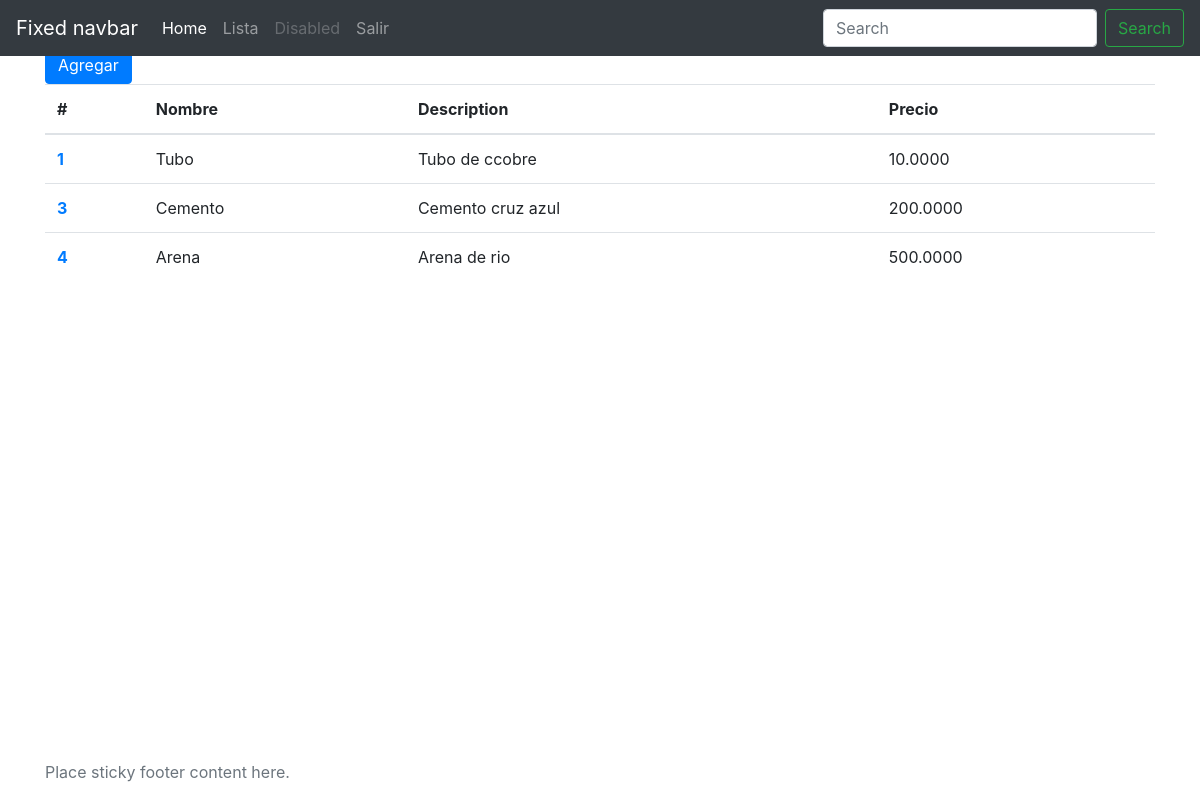
Before: /products/list/ (signed in) with the older database file.
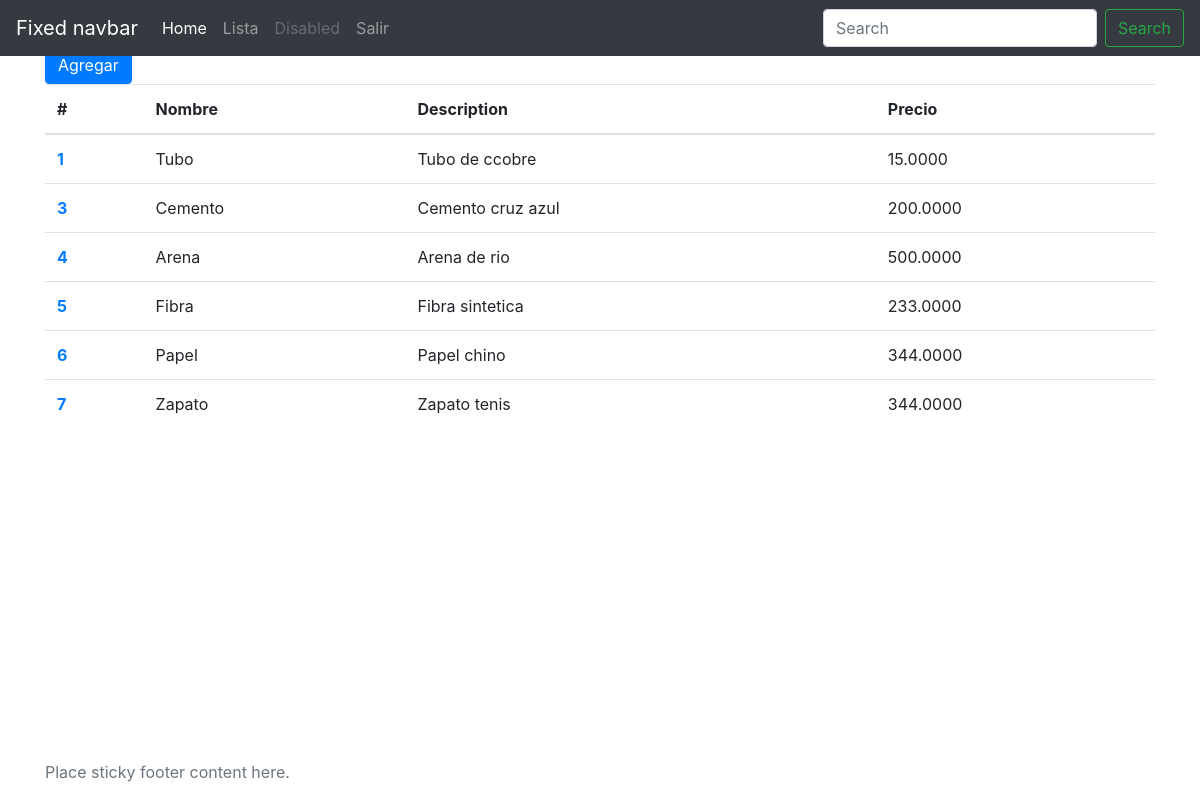
After: the same page with the newer database file.
### products/models.py (models this page shows, shortened)
class Product(models.Model):
    name = models.CharField(max_length=100, blank=True, null=True)
    description = models.CharField(max_length=100, blank=True, null=True)
    price = models.DecimalField(max_digits=8, decimal_places=4, default=0.00)
    is_active = models.BooleanField(default=1)

### products/views.py (the view)
# urls.py: path('list/', products_list_view, name="list-products-view"),
def products_list_view(request):
    products = Product.objects.all()
    context = {
        "products": products
    }
    return render(request, "product/list.html", context=context)

### templates/product/list.html
{% extends "base.html" %}
{% block content %}
<h2>Lista de Productos</h2>
<a class="btn btn-primary" href="{% url 'create-product-view' %}">Agregar</a>
<table class="table">
    <thead>
    <tr>
      <th scope="col">#</th>
      <th scope="col">Nombre</th>
      <th scope="col">Description</th>
      <th scope="col">Precio</th>
    </tr>
  </thead>
  <tbody>
  {% for product in products %}
    <tr>
      <th scope="row"><a href="{% url 'update-product-view' product_id=product.id %}">{{product.id}}<a/></th>
      <td>{{product.name}}</td>
      <td>{{product.description}}</td>
      <td>{{product.price}}</td>
    </tr>
  {% endfor %}
  </tbody>
</table>
{% endblock %}

### templates/base.html (shortened to what this page needs)
<!doctype html>
<html lang="en" class="h-100">
  <head>
<link href="https://getbootstrap.com/docs/4.6/dist/css/bootstrap.min.css" rel="stylesheet">
    <link href="https://getbootstrap.com/docs/4.6/examples/sticky-footer-navbar/sticky-footer-navbar.css" rel="stylesheet">
  </head>
  <body class="d-flex flex-column h-100">
{% if request.user.is_authenticated %}
<header>
{% include "nav_bar.html" %}
</header>
<main role="main" class="flex-shrink-0">
  <div class="container">
    {% block content %}{% endblock%}
  </div>
</main>
<footer class="footer mt-auto py-3">
  <div class="container">
    <span class="text-muted">Place sticky footer content here.</span>
  </div>
</footer>
{% else %}
{% include "login.html" %}
{% endif %}
  </body>
</html>

### templates/nav_bar.html (shortened to what this page needs)
<nav class="navbar navbar-expand-md navbar-dark fixed-top bg-dark">
    <a class="navbar-brand" href="#">Fixed navbar</a>
    <div class="collapse navbar-collapse" id="navbarCollapse">
      <ul class="navbar-nav mr-auto">
        <li class="nav-item active">
          <a class="nav-link" href="/">Home <span class="sr-only">(current)</span></a>
        </li>
        <li class="nav-item">
          <a class="nav-link" href="{% url 'list-products-view' %}">Lista</a>
        </li>
        <li class="nav-item">
          <a class="nav-link disabled">Disabled</a>
        </li>
          <li class="nav-item">
          <a class="nav-link" href="{% url 'logout' %}">Salir</a>
        </li>
      </ul>
      <form class="form-inline mt-2 mt-md-0">
        <input class="form-control mr-sm-2" type="text" placeholder="Search" aria-label="Search">
        <button class="btn btn-outline-success my-2 my-sm-0" type="submit">Search</button>
      </form>
    </div>
  </nav>

Changed rows visible on the page:
changed Product "Tubo": price "10.0000" → "15.0000"
added Product: id "5", name "Fibra", description "Fibra sintetica", price "233.0000"
added Product: id "6", name "Papel", description "Papel chino", price "344.0000"
added Product: id "7", name "Zapato", description "Zapato tenis", price "344.0000"
